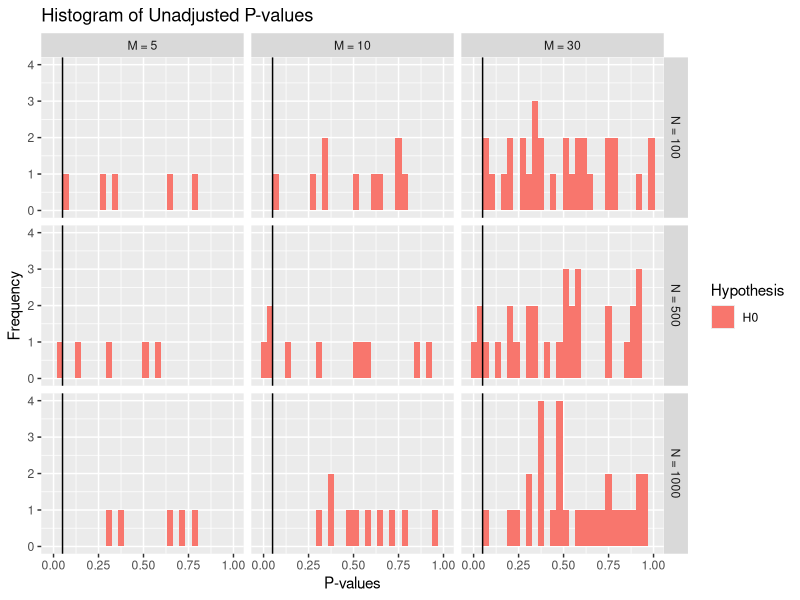
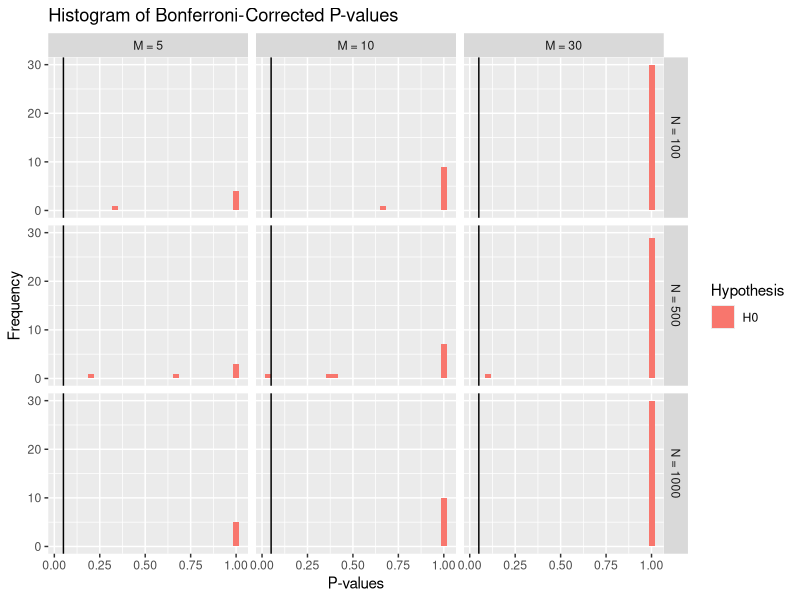
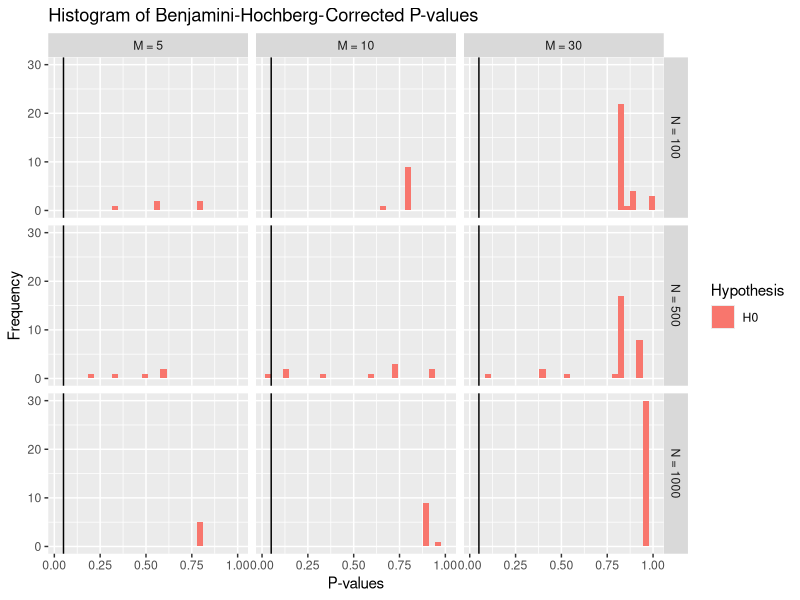
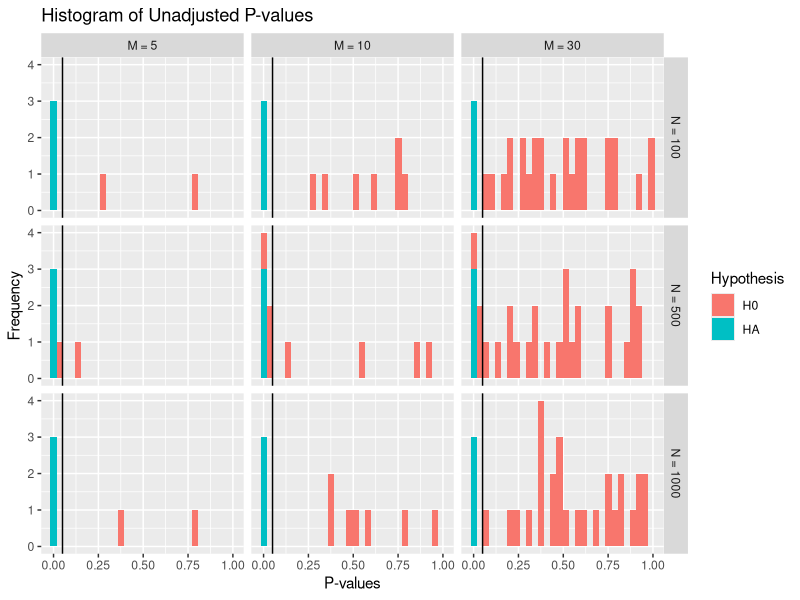
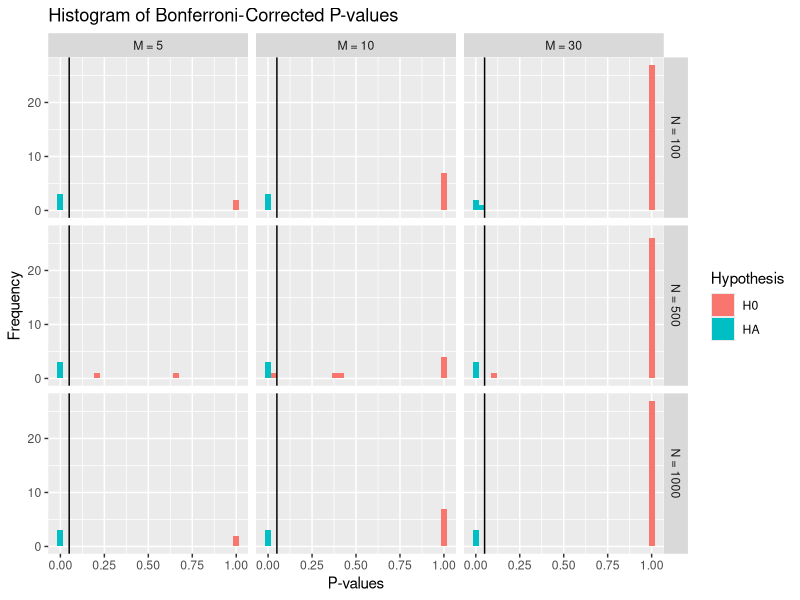
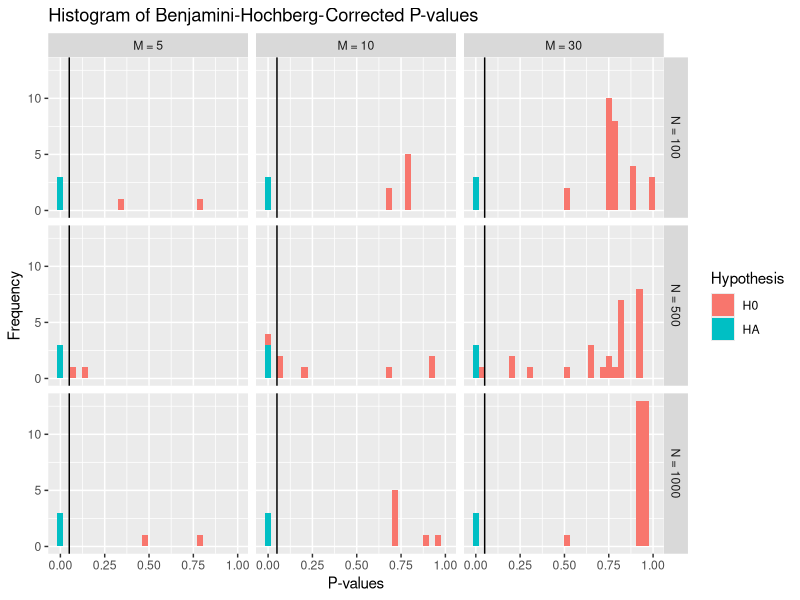

The R script that drew these images, in order:
## ---- chunk 1
library(tidyverse)
library(ggridges)
library(GGally)
## ---- chunk 2
# Write function to setup simulation with D, e, Y & B given N & M
simulation_setup <- function(N, M, beta) {
  # Generate D
  set.seed(08544)
  D <- rbinom(N, 1, .3)
  
  # Generate e
  set.seed(08544)
  e <- as.data.frame(replicate(M, rnorm(N)))
  names(e) <- c("e") %>% 
    paste0(., 1:M)
  
  # Generate Y
  Y <- beta*D+e
  names(Y) <- c("Y") %>% 
    paste0(., 1:M)
  
  # Create a dataframe with D, e, & Y
  df <- cbind(D, e, Y)
  
  # Generate B
  lapply(select(df, "Y1":dim(df)[2]), function(x) {
    D_Y <- as.data.frame(cbind(df$D, x))
    names(D_Y) <- c("D", "Y")
    
    Y1 <- D_Y$Y[D_Y$D==1]
    Y0 <- D_Y$Y[D_Y$D==0]
    
    mean_Y1 <- mean(Y1)
    mean_Y0 <- mean(Y0)
    statistic <- mean_Y1-mean_Y0
    
    return(statistic)
  }) %>% 
    bind_rows(.) -> B
  names(B) <- c("B") %>% 
    paste0(., 1:M)
  
  # Append B to dataframe & output results
  df2 <- cbind(df, B)
  return(df2)
}
## ---- chunk 3
# Write function to compute unadjusted p-values from a simulation
unadj_p_values <- function(df, beta) {
  lapply(df[, c(grep("Y", names(df)))], function(x, beta) {
    D_Y <- as.data.frame(cbind(df$D, x))
    names(D_Y) <- c("D", "Y")
    
    # Create vectors for Y1 & Y0
    Y1 <- D_Y$Y[D_Y$D==1]
    Y0 <- D_Y$Y[D_Y$D==0]
    
    # Compute means of Y1 & Y0 and find their difference
    mean_Y1 <- mean(Y1)
    mean_Y0 <- mean(Y0)
    statistic <- mean_Y1-mean_Y0
    
    # Compute Y1 & Y0 standard error
    std_error <- sqrt((var(Y1)/length(Y1))+(var(Y0)/length(Y0)))
    
    # Calculate t-statistic
    t_statistic <- (statistic-beta)/std_error
    
    # Calculate degrees of freedom
    dof <- length(x)-2
    
    # Generate p-value
    p_value <- if(t_statistic < 0) {
      pt(t_statistic, dof)*2
    } else {
      pt(t_statistic, dof, lower.tail = F)*2
    }
    
    # Output results
    return(p_value)
  }, beta = beta) %>% 
    unlist()
}

# Write function to compute Bonferroni-corrected p-values
p_val_bon_corr <- function(df, beta) {
  unadj_p_values(df, beta) %>%
    p.adjust(., method = "bonferroni") %>%
    return()
}

# Write function to compute Benjamini-Hochberg-corrected p-values
p_val_bh_corr <- function(df, beta) {
  unadj_p_values(df, beta) %>%
    p.adjust(., method = "BH") %>%
    return()
}
## ---- chunk 4
# Generate matrix of sample sizes N and outcomes M
N_M_matrix <- expand.grid(N = c(100, 500, 1000), M = c(5, 10, 30))

# Generate dataframes of unajdusted pvalues, significance, & true value of beta
unadj_pvals_2a <- mapply("simulation_setup", N = N_M_matrix$N, M = N_M_matrix$M, beta = 0) %>% 
  lapply(., function(x) {
    df <- data.frame(p_vals = c(unadj_p_values(x, beta = 0)))
    df <- mutate(df, signif = ifelse(p_vals < .05, T, F))
    df <- mutate(df, beta = c(0))
    return(df)
  })

# Generate dataframes of Bonferroni-corrected pvalues, significance, & true value of beta
bon_pvals_2a <- mapply("simulation_setup", N = N_M_matrix$N, M = N_M_matrix$M, beta = 0) %>% 
  lapply(., function(x) {
    df <- data.frame(p_vals = c(p_val_bon_corr(x, beta = 0)))
    df <- mutate(df, signif = ifelse(p_vals < .05, T, F))
    df <- mutate(df, beta = c(0))
    return(df)
  })

# Generate dataframes of Benjamini-Hochberg-corrected pvalues, significance, & true value of beta
bh_pvals_2a <- mapply("simulation_setup", N = N_M_matrix$N, M = N_M_matrix$M, beta = 0) %>% 
  lapply(., function(x) {
    df <- data.frame(p_vals = c(p_val_bh_corr(x, beta = 0)))
    df <- mutate(df, signif = ifelse(p_vals < .05, T, F))
    df <- mutate(df, beta = c(0))
    return(df)
  })

# FWER function
FWER <- function(df_list) {
  lapply(df_list, function(x) {
      dim(filter(x, signif == T & beta == 0))[1] > 0
  })  %>% 
  unlist() %>%
  sum()/length(df_list) -> P_V
  return(P_V)
}

# FDR function
FDR <- function(df_list) {
  # Calculate conditional expectation of V/R
  lapply(df_list, function(x) {
      dim(filter(x, signif == T))[1] > 0
  }) %>% 
  unlist() %>%
  df_list[.] %>%
  lapply(function(x) {
    dim(filter(x, signif == T & beta == 0))[1]/dim(filter(x, signif == T))[1]
  }) %>%
  unlist() %>%
  mean() -> E
  
  # Calculate P(R>0)
  lapply(df_list, function(x) {
      dim(filter(x, signif == T))[1] > 0
  }) %>% 
  unlist() %>%
  sum()/length(df_list) -> P_R
  
  return(E*P_R)
}
## ---- chunk 5
# Compute FWER with unadjusted p-values
FWER(unadj_pvals_2a)
## ---- chunk 6
# Compute FWER with Bonferroni-corrected p-values
FWER(bon_pvals_2a)
## ---- chunk 7
# Compute FDR with unadjusted p-values
FDR(unadj_pvals_2a)
## ---- chunk 8
# Compute FDR with Benjamini-Hochberg-corrected p-values
FDR(bh_pvals_2a)
## ---- chunk 9
# Function to turn lists of simulation results into plottable dataframes
viz_prep <- function(x) {
  bind_rows(x, .id = "id") %>% 
    mutate(., Hypothesis = factor(ifelse(beta == 0, "H0", "HA"))) %>%
    mutate(., N = factor(c(rep("N = 100", 5), rep("N = 500", 5), rep("N = 1000", 5), 
                    rep("N = 100", 10), rep("N = 500", 10), rep("N = 1000", 10), 
                    rep("N = 100", 30), rep("N = 500", 30), rep("N = 1000", 30)), 
                    levels = c("N = 100", "N = 500", "N = 1000"))) %>%
    mutate(., M = factor(c(rep("M = 5", 5), rep("M = 5", 5), rep("M = 5", 5), 
                    rep("M = 10", 10), rep("M = 10", 10), rep("M = 10", 10), 
                    rep("M = 30", 30), rep("M = 30", 30), rep("M = 30", 30)), 
                    levels = c("M = 5", "M = 10", "M = 30"))) %>%
  return()
}
## ---- chunk 10
# Plot unadjusted p-values
viz_prep(unadj_pvals_2a) %>% 
  ggplot(., aes(x = p_vals, fill = Hypothesis)) + geom_histogram() + 
  geom_vline(xintercept = .05) + facet_grid(N ~ M) + 
  labs(title = "Histogram of Unadjusted P-values", y = "Frequency", x = "P-values")
## ---- chunk 11
# Plot Bonferroni-corrected p-values
viz_prep(bon_pvals_2a) %>% 
  ggplot(., aes(x = p_vals, fill = Hypothesis)) + geom_histogram() + 
  geom_vline(xintercept = .05) + facet_grid(N ~ M) + 
  labs(title = "Histogram of Bonferroni-Corrected P-values", y = "Frequency", x = "P-values")
## ---- chunk 12
# Plot Benjamini-Hochberg-corrected p-values
viz_prep(bh_pvals_2a) %>% 
  ggplot(., aes(x = p_vals, fill = Hypothesis)) + geom_histogram() + 
  geom_vline(xintercept = .05) + facet_grid(N ~ M) + 
  labs(title = "Histogram of Benjamini-Hochberg-Corrected P-values", y = "Frequency", x = "P-values")
## ---- chunk 13
# Modify simulation setup with variable beta
simulation_setup_m <- function(N, M) {
  # Generate D
  set.seed(08544)
  D <- rbinom(N, 1, .3)
  
  # Generate e
  set.seed(08544)
  e <- as.data.frame(replicate(M, rnorm(N)))
  names(e) <- c("e") %>% 
    paste0(., 1:M)
  
  # Generate beta
  beta <- data.frame(rep(1, N), rep(2, N), rep(3, N), 
                     replicate(M-3, rep(0, N)))
  
  # Generate Y
  Y <- beta*D+e
  names(Y) <- c("Y") %>% 
    paste0(., 1:M)
  
  # Create a dataframe with D, e, & Y
  df <- cbind(D, e, Y)
  
  # Generate B
  lapply(select(df, "Y1":dim(df)[2]), function(x) {
    D_Y <- as.data.frame(cbind(df$D, x))
    names(D_Y) <- c("D", "Y")
    
    Y1 <- D_Y$Y[D_Y$D==1]
    Y0 <- D_Y$Y[D_Y$D==0]
    
    mean_Y1 <- mean(Y1)
    mean_Y0 <- mean(Y0)
    statistic <- mean_Y1-mean_Y0
    
    return(statistic)
  }) %>% 
    bind_rows(.) -> B
  names(B) <- c("B") %>% 
    paste0(., 1:M)
  
  # Append B to dataframe & output results
  df2 <- cbind(df, B)
  return(df2)
}
## ---- chunk 14
# Generate dataframes of unajdusted pvalues, significance, & true value of beta
unadj_pvals_2b <- mapply("simulation_setup_m", N = N_M_matrix$N, M = N_M_matrix$M) %>% 
  lapply(., function(x) {
    df <- data.frame(p_vals = c(unadj_p_values(x, beta = 0)))
    df <- mutate(df, signif = ifelse(p_vals < .05, T, F))
    df <- mutate(df, beta = c(1, 2, 3, rep(0, dim(df)[1]-3)))
    return(df)
    })

# Generate dataframes of Bonferroni-corrected pvalues, significance, & true value of beta
bon_pvals_2b <- mapply("simulation_setup_m", N = N_M_matrix$N, M = N_M_matrix$M) %>% 
  lapply(., function(x) {
    df <- data.frame(p_vals = c(p_val_bon_corr(x, beta = 0)))
    df <- mutate(df, signif = ifelse(p_vals < .05, T, F))
    df <- mutate(df, beta = c(1, 2, 3, rep(0, dim(df)[1]-3)))
    return(df)
    })

# Generate dataframes of Benjamini-Hochberg-corrected pvalues, significance, & true value of beta
bh_pvals_2b <- mapply("simulation_setup_m", N = N_M_matrix$N, M = N_M_matrix$M) %>% 
  lapply(., function(x) {
    df <- data.frame(p_vals = c(p_val_bh_corr(x, beta = 0)))
    df <- mutate(df, signif = ifelse(p_vals < .05, T, F))
    df <- mutate(df, beta = c(1, 2, 3, rep(0, dim(df)[1]-3)))
    return(df)
    })
## ---- chunk 15
# Compute FWER with unadjusted p-values
FWER(unadj_pvals_2b)
## ---- chunk 16
# Compute FWER with Bonferroni-corrected p-values
FWER(bon_pvals_2b)
## ---- chunk 17
# Compute FDR with unadjusted p-values
FDR(unadj_pvals_2b)
## ---- chunk 18
# Compute FDR with Benjamini-Hochberg-corrected p-values
FDR(bh_pvals_2b)
## ---- chunk 19
# Plot unadjusted p-values
viz_prep(unadj_pvals_2b) %>% 
  ggplot(., aes(x = p_vals, fill = Hypothesis)) + geom_histogram() + 
  geom_vline(xintercept = .05) + facet_grid(N ~ M) + 
  labs(title = "Histogram of Unadjusted P-values", y = "Frequency", x = "P-values")
## ---- chunk 20
# Plot Bonferroni-corrected p-values
viz_prep(bon_pvals_2b) %>% 
  ggplot(., aes(x = p_vals, fill = Hypothesis)) + geom_histogram() + 
  geom_vline(xintercept = .05) + facet_grid(N ~ M) + 
  labs(title = "Histogram of Bonferroni-Corrected P-values", y = "Frequency", x = "P-values")
## ---- chunk 21
# Plot Benjamini-Hochberg-corrected p-values
viz_prep(bh_pvals_2b) %>% 
  ggplot(., aes(x = p_vals, fill = Hypothesis)) + geom_histogram() + 
  geom_vline(xintercept = .05) + facet_grid(N ~ M) + 
  labs(title = "Histogram of Benjamini-Hochberg-Corrected P-values", y = "Frequency", x = "P-values")
